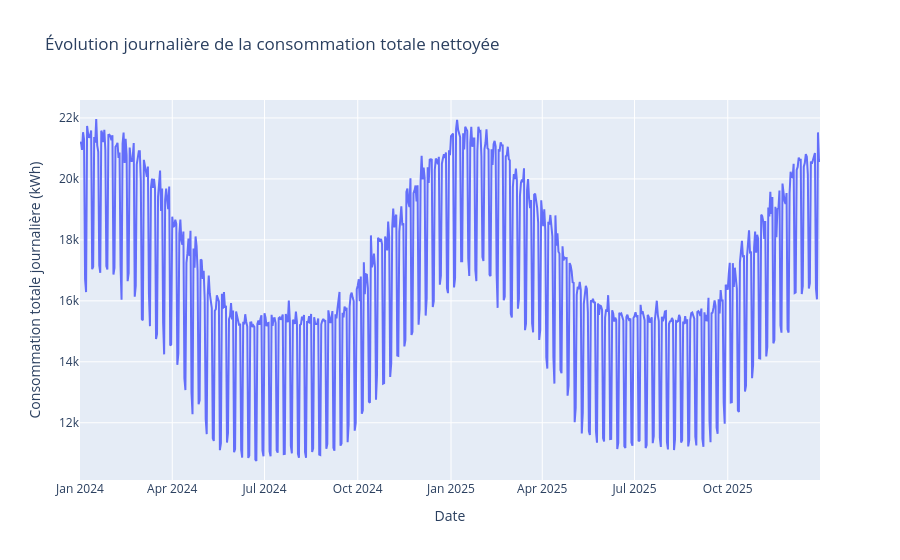

This figure's notebook cell:
### Code cell
fig = px.line(
    conso_journaliere,
    x="date",
    y="consommation_totale_kwh",
    title="Évolution journalière de la consommation totale nettoyée",
    labels={
        "date": "Date",
        "consommation_totale_kwh": "Consommation totale journalière (kWh)"
    }
)

fig.show()

### Figure 1 — Plotly figure (JSON) as saved in the notebook; plotly's stock layout.template omitted (floating-point values rounded to 4 significant figures; data arrays with more than 128 entries replaced by an {"elided": "..."} marker saying what was removed)
{"data": [{"hovertemplate": "Date=%{x}<br>Consommation totale journalière (kWh)=%{y}<extra></extra>", "legendgroup": "", "line": {"color": "#636efa", "dash": "solid"}, "marker": {"symbol": "circle"}, "mode": "lines", "name": "", "orientation": "v", "showlegend": false, "type": "scatter", "x": {"elided": "731 str values"}, "xaxis": "x", "y": {"elided": "731 float values"}, "yaxis": "y"}], "layout": {"legend": {"tracegroupgap": 0}, "title": {"text": "Évolution journalière de la consommation totale nettoyée"}, "xaxis": {"anchor": "y", "domain": [0, 1], "title": {"text": "Date"}}, "yaxis": {"anchor": "x", "domain": [0, 1], "title": {"text": "Consommation totale journalière (kWh)"}}}}
